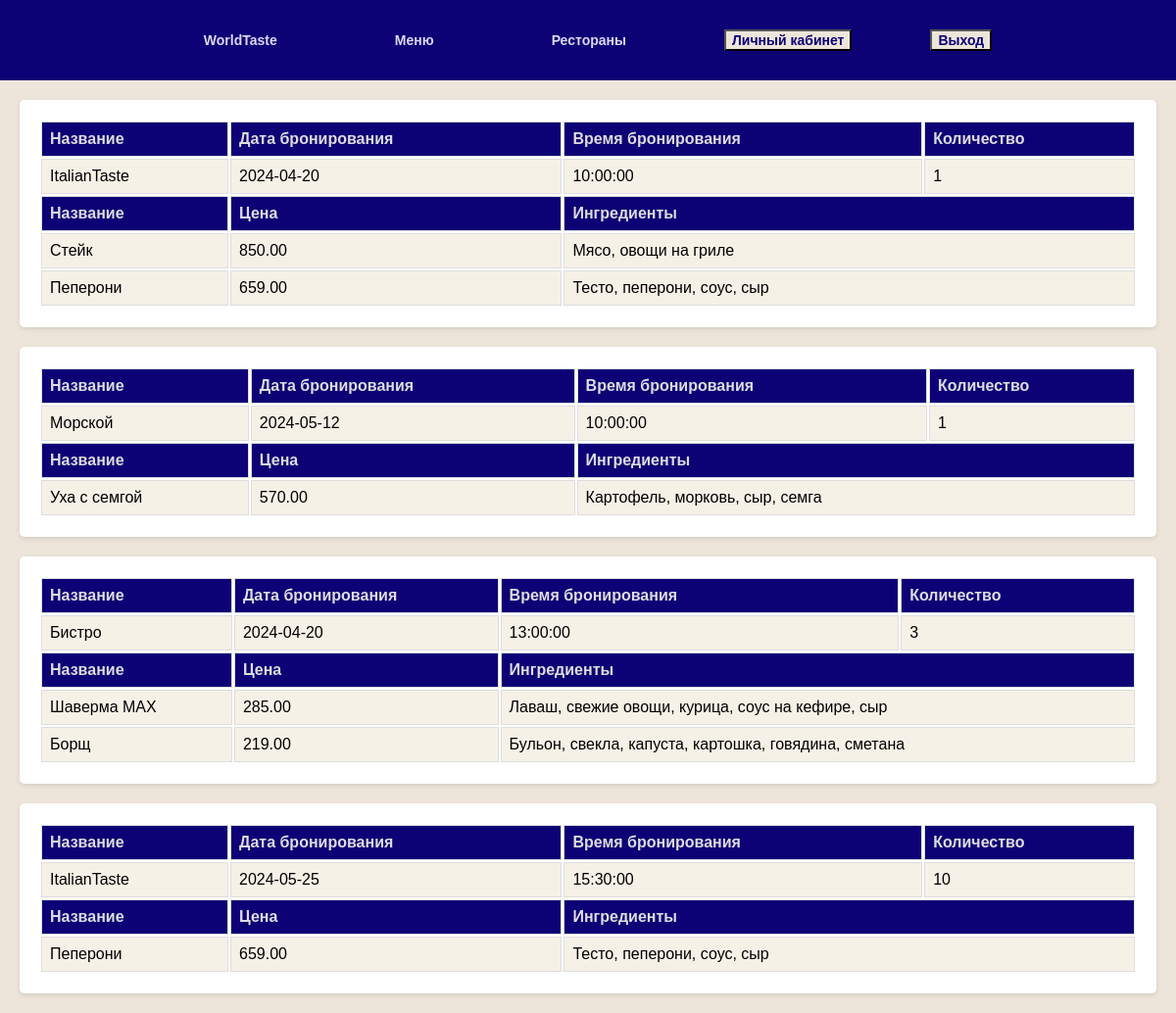
Page /zakaz.php (signed in) on the committed database.
### zakaz.php (the view, shortened to what this page needs)
<?php
if ($_SESSION['user']) {
    $flag = 1;
}
include 'connect.php';
$userId = $_SESSION['user']['Код_гостя'];
$query = "SELECT заказы.*, меню.*, бронирования.*, филиалы.Название
          FROM `заказы`
          INNER JOIN `меню` ON заказы.Код_блюда = меню.Код_блюда
          INNER JOIN `бронирования` ON заказы.Код_бронирования = бронирования.Код_бронирования
          INNER JOIN `филиалы` ON бронирования.Код_филиала = филиалы.Код_филиала
          WHERE бронирования.Код_гостя = $userId";
$result = mysqli_query($conn, $query);
$prevBookingId = null;
?>
<!DOCTYPE html>
<html lang="en">
<head>
<link rel="stylesheet" type="text/css" href="./css/style.css">
</head>
<body>
<header>
  <div class="navbar">
    <div class="container">
      <div class="navbar-nav">
        <div class="navs" id="navs">
          <div class="navs-item notbtn"><a href="index.php" class="txt-uppercase">WorldTaste</a></div>
          <div class="navs-item notbtn"><a href="menu.php" class="txt-uppercase">Меню</a></div>
          <div class="navs-item notbtn"><a href="rests.php" class="txt-uppercase">Рестораны</a></div>
          <?php if($flag == 1): ?>
            <div class="navs-item"><a href="<?php echo ($_SESSION['userType'] == 'гости') ? 'lk_guest.php' : 'lk_admin.php'; ?>"><button class="btn txt-uppercase shadow-sm">Личный кабинет</button></a></div>
            <div class="navs-item"><a href="logout.php"><button class="btn txt-uppercase shadow-sm">Выход</button></a></div>
          <?php else: ?>
            <div class="navs-item"><a href="./start.php"><button class="btn txt-uppercase shadow-sm">Вход</button></a></div>
            <div class="navs-item"><a href="./register.php"><button class="btn txt-uppercase shadow-sm">Регистрация</button></a></div>
          <?php endif; ?>
        </div>
      </div>
    </div>
  </div>
</header>
<?php
while ($analysis = mysqli_fetch_array($result)) {
    if ($analysis['Код_бронирования'] != $prevBookingId) {
        if ($prevBookingId !== null) {
            echo '</table></div>';
        }
        echo '<div id="features-box"><div class="news-item">';
        ?>
        <table>
            <tr>
                <th>Название</th>
                <th>Дата бронирования</th>
                <th>Время бронирования</th>
                <th>Количество</th>
            </tr>
            <tr>
                <td><?= $analysis['Название'] ?></td>
                <td><?= $analysis['Дата_бронирования'] ?></td>
                <td><?= $analysis['Время_бронирования'] ?></td>
                <td><?= $analysis['Количество_персон'] ?></td>
            </tr>
            <tr>
                <th>Название</th>
                <th>Цена</th>
                <th colspan="2">Ингредиенты</th>
            </tr>
        <?php
        $prevBookingId = $analysis['Код_бронирования'];
    }
    ?>
    <tr>
        <td><?= $analysis['Название_блюда'] ?></td>
        <td><?= $analysis['Цена'] ?></td>
        <td colspan="2"><?= $analysis['Ингредиенты'] ?></td>
    </tr>
<?php } ?>
</table>
</div>
</div>
</body>
</html>

### css/style.css (style rules this page uses)
body { font-family: Arial, sans-serif; margin: 0; padding: 0; background-color: #EDE5D9; }
header { background-color: #0D0176; color: white; padding: 10px 0; text-align: center; }
.news-item { background-color: white; margin: 20px; padding: 20px; border-radius: 5px; box-shadow: 0 2px 5px rgba(0, 0, 0, 0.1); }
.container { max-width: 1000px; margin: 0 auto; padding: 0 20px; }
.txt-uppercase { color: #FF00FF; }
.navbar-nav { display: flex; margin: 10px; justify-content: space-around; }
.navs { display: flex; align-items: center; justify-content: space-around; }
.navs .navs-item { margin: 0px 30px; transition: 0.3s; padding: 10px; border-radius: 4px; font-weight: bold; }
.navs .navs-item a { font-size: 14px; color: var(--secondary-disabled); }
.navs .navs-item a button { font-size: 14px; }
.navs .navs-item.notbtn { margin: 0px 50px; transition: 0.3s; padding: 10px; border-radius: 4px; cursor: pointer; color: #dcd9ed; }
.navs-item .btn { font-weight: bold; background-color: #EDE5D9; color: #0D0176; }

### zakaz.php (style rules this page uses)
table { width: 100%; border-collapse: separate; }
th, td { border: 1px solid #ddd; padding: 8px; text-align: left; }
th { background-color: #0D0176; color:#ddd; }
tr { background-color: #f6f1e7; }
a { text-decoration: none; color: #0D0176; }

### rows in the picture
заказы: филиалы.Название "ItalianTaste", Код_бронирования.Дата_бронирования "2024-04-20", Код_бронирования.Время_бронирования "10:00:00", Код_бронирования.Количество_персон "1", Код_блюда.Название_блюда "Стейк", Код_блюда.Цена "850.00", Код_блюда.Ингредиенты "Мясо, овощи на гриле"
заказы: Код_блюда.Название_блюда "Пеперони", Код_блюда.Цена "659.00", Код_блюда.Ингредиенты "Тесто, пеперони, соус, сыр"
заказы: филиалы.Название "Морской", Код_бронирования.Дата_бронирования "2024-05-12", Код_бронирования.Время_бронирования "10:00:00", Код_бронирования.Количество_персон "1", Код_блюда.Название_блюда "Уха с семгой", Код_блюда.Цена "570.00", Код_блюда.Ингредиенты "Картофель, морковь, сыр, семга"
заказы: филиалы.Название "Бистро", Код_бронирования.Дата_бронирования "2024-04-20", Код_бронирования.Время_бронирования "13:00:00", Код_бронирования.Количество_персон "3", Код_блюда.Название_блюда "Шаверма MAX", Код_блюда.Цена "285.00", Код_блюда.Ингредиенты "Лаваш, свежие овощи, курица, соус на кефире, сыр"
заказы: Код_блюда.Название_блюда "Борщ", Код_блюда.Цена "219.00", Код_блюда.Ингредиенты "Бульон, свекла, капуста, картошка, говядина, сметана"
заказы: филиалы.Название "ItalianTaste", Код_бронирования.Дата_бронирования "2024-05-25", Код_бронирования.Время_бронирования "15:30:00", Код_бронирования.Количество_персон "10", Код_блюда.Название_блюда "Пеперони", Код_блюда.Цена "659.00", Код_блюда.Ингредиенты "Тесто, пеперони, соус, сыр"
